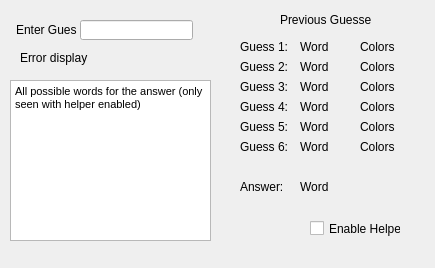
<?xml version="1.0" encoding="UTF-8"?>
<ui version="4.0">
 <class>Dialog</class>
 <widget class="QDialog" name="Dialog">
  <property name="geometry">
   <rect>
    <x>0</x>
    <y>0</y>
    <width>435</width>
    <height>268</height>
   </rect>
  </property>
  <property name="windowTitle">
   <string>Dialog</string>
  </property>
  <widget class="QLabel" name="label_guess">
   <property name="geometry">
    <rect>
     <x>16</x>
     <y>20</y>
     <width>61</width>
     <height>20</height>
    </rect>
   </property>
   <property name="text">
    <string>Enter Guess:</string>
   </property>
  </widget>
  <widget class="QLineEdit" name="entry_guess">
   <property name="geometry">
    <rect>
     <x>80</x>
     <y>20</y>
     <width>113</width>
     <height>20</height>
    </rect>
   </property>
  </widget>
  <widget class="QLabel" name="label_previous_title">
   <property name="geometry">
    <rect>
     <x>280</x>
     <y>10</y>
     <width>91</width>
     <height>20</height>
    </rect>
   </property>
   <property name="text">
    <string>Previous Guesses:</string>
   </property>
  </widget>
  <widget class="QLabel" name="label_guess_1">
   <property name="geometry">
    <rect>
     <x>240</x>
     <y>40</y>
     <width>47</width>
     <height>13</height>
    </rect>
   </property>
   <property name="text">
    <string>Guess 1:</string>
   </property>
  </widget>
  <widget class="QLabel" name="label_guess_2">
   <property name="geometry">
    <rect>
     <x>240</x>
     <y>60</y>
     <width>47</width>
     <height>13</height>
    </rect>
   </property>
   <property name="text">
    <string>Guess 2:</string>
   </property>
  </widget>
  <widget class="QLabel" name="label_guess_3">
   <property name="geometry">
    <rect>
     <x>240</x>
     <y>80</y>
     <width>47</width>
     <height>13</height>
    </rect>
   </property>
   <property name="text">
    <string>Guess 3:</string>
   </property>
  </widget>
  <widget class="QLabel" name="label_guess_4">
   <property name="geometry">
    <rect>
     <x>240</x>
     <y>100</y>
     <width>47</width>
     <height>13</height>
    </rect>
   </property>
   <property name="text">
    <string>Guess 4:</string>
   </property>
  </widget>
  <widget class="QLabel" name="label_guess_5">
   <property name="geometry">
    <rect>
     <x>240</x>
     <y>120</y>
     <width>47</width>
     <height>13</height>
    </rect>
   </property>
   <property name="text">
    <string>Guess 5:</string>
   </property>
  </widget>
  <widget class="QLabel" name="label_guess_6">
   <property name="geometry">
    <rect>
     <x>240</x>
     <y>140</y>
     <width>47</width>
     <height>13</height>
    </rect>
   </property>
   <property name="text">
    <string>Guess 6:</string>
   </property>
  </widget>
  <widget class="QLabel" name="label_answer_title">
   <property name="geometry">
    <rect>
     <x>240</x>
     <y>180</y>
     <width>47</width>
     <height>13</height>
    </rect>
   </property>
   <property name="text">
    <string>Answer:</string>
   </property>
  </widget>
  <widget class="QLabel" name="label_word_1">
   <property name="geometry">
    <rect>
     <x>300</x>
     <y>40</y>
     <width>47</width>
     <height>13</height>
    </rect>
   </property>
   <property name="text">
    <string>Word</string>
   </property>
  </widget>
  <widget class="QLabel" name="label_word_2">
   <property name="geometry">
    <rect>
     <x>300</x>
     <y>60</y>
     <width>47</width>
     <height>13</height>
    </rect>
   </property>
   <property name="text">
    <string>Word</string>
   </property>
  </widget>
  <widget class="QLabel" name="label_word_3">
   <property name="geometry">
    <rect>
     <x>300</x>
     <y>80</y>
     <width>47</width>
     <height>13</height>
    </rect>
   </property>
   <property name="text">
    <string>Word</string>
   </property>
  </widget>
  <widget class="QLabel" name="label_word_4">
   <property name="geometry">
    <rect>
     <x>300</x>
     <y>100</y>
     <width>47</width>
     <height>13</height>
    </rect>
   </property>
   <property name="text">
    <string>Word</string>
   </property>
  </widget>
  <widget class="QLabel" name="label_word_5">
   <property name="geometry">
    <rect>
     <x>300</x>
     <y>120</y>
     <width>47</width>
     <height>13</height>
    </rect>
   </property>
   <property name="text">
    <string>Word</string>
   </property>
  </widget>
  <widget class="QLabel" name="label_word_6">
   <property name="geometry">
    <rect>
     <x>300</x>
     <y>140</y>
     <width>47</width>
     <height>13</height>
    </rect>
   </property>
   <property name="text">
    <string>Word</string>
   </property>
  </widget>
  <widget class="QLabel" name="label_color_1">
   <property name="geometry">
    <rect>
     <x>360</x>
     <y>40</y>
     <width>47</width>
     <height>13</height>
    </rect>
   </property>
   <property name="text">
    <string>Colors</string>
   </property>
  </widget>
  <widget class="QLabel" name="label_color_2">
   <property name="geometry">
    <rect>
     <x>360</x>
     <y>60</y>
     <width>47</width>
     <height>13</height>
    </rect>
   </property>
   <property name="text">
    <string>Colors</string>
   </property>
  </widget>
  <widget class="QLabel" name="label_color_3">
   <property name="geometry">
    <rect>
     <x>360</x>
     <y>80</y>
     <width>47</width>
     <height>13</height>
    </rect>
   </property>
   <property name="text">
    <string>Colors</string>
   </property>
  </widget>
  <widget class="QLabel" name="label_color_6">
   <property name="geometry">
    <rect>
     <x>360</x>
     <y>140</y>
     <width>47</width>
     <height>13</height>
    </rect>
   </property>
   <property name="text">
    <string>Colors</string>
   </property>
  </widget>
  <widget class="QLabel" name="label_color_5">
   <property name="geometry">
    <rect>
     <x>360</x>
     <y>120</y>
     <width>47</width>
     <height>13</height>
    </rect>
   </property>
   <property name="text">
    <string>Colors</string>
   </property>
  </widget>
  <widget class="QLabel" name="label_color_4">
   <property name="geometry">
    <rect>
     <x>360</x>
     <y>100</y>
     <width>47</width>
     <height>13</height>
    </rect>
   </property>
   <property name="text">
    <string>Colors</string>
   </property>
  </widget>
  <widget class="QLabel" name="label_answer">
   <property name="geometry">
    <rect>
     <x>300</x>
     <y>180</y>
     <width>47</width>
     <height>13</height>
    </rect>
   </property>
   <property name="text">
    <string>Word</string>
   </property>
  </widget>
  <widget class="QTextBrowser" name="all_possibilities">
   <property name="geometry">
    <rect>
     <x>10</x>
     <y>80</y>
     <width>201</width>
     <height>161</height>
    </rect>
   </property>
   <property name="html">
    <string>&lt;!DOCTYPE HTML PUBLIC &quot;-//W3C//DTD HTML 4.0//EN&quot; &quot;http://www.w3.org/TR/REC-html40/strict.dtd&quot;&gt;
&lt;html&gt;&lt;head&gt;&lt;meta name=&quot;qrichtext&quot; content=&quot;1&quot; /&gt;&lt;style type=&quot;text/css&quot;&gt;
p, li { white-space: pre-wrap; }
&lt;/style&gt;&lt;/head&gt;&lt;body style=&quot; font-family:'MS Shell Dlg 2'; font-size:8.25pt; font-weight:400; font-style:normal;&quot;&gt;
&lt;p style=&quot; margin-top:0px; margin-bottom:0px; margin-left:0px; margin-right:0px; -qt-block-indent:0; text-indent:0px;&quot;&gt;All possible words for the answer (only seen with helper enabled)&lt;/p&gt;&lt;/body&gt;&lt;/html&gt;</string>
   </property>
  </widget>
  <widget class="QCheckBox" name="checkBox_helper_toggle">
   <property name="geometry">
    <rect>
     <x>310</x>
     <y>220</y>
     <width>91</width>
     <height>17</height>
    </rect>
   </property>
   <property name="text">
    <string>Enable Helper</string>
   </property>
  </widget>
  <widget class="QLabel" name="label_error_display">
   <property name="geometry">
    <rect>
     <x>20</x>
     <y>50</y>
     <width>171</width>
     <height>16</height>
    </rect>
   </property>
   <property name="text">
    <string>Error display</string>
   </property>
  </widget>
 </widget>
 <resources/>
 <connections/>
</ui>
